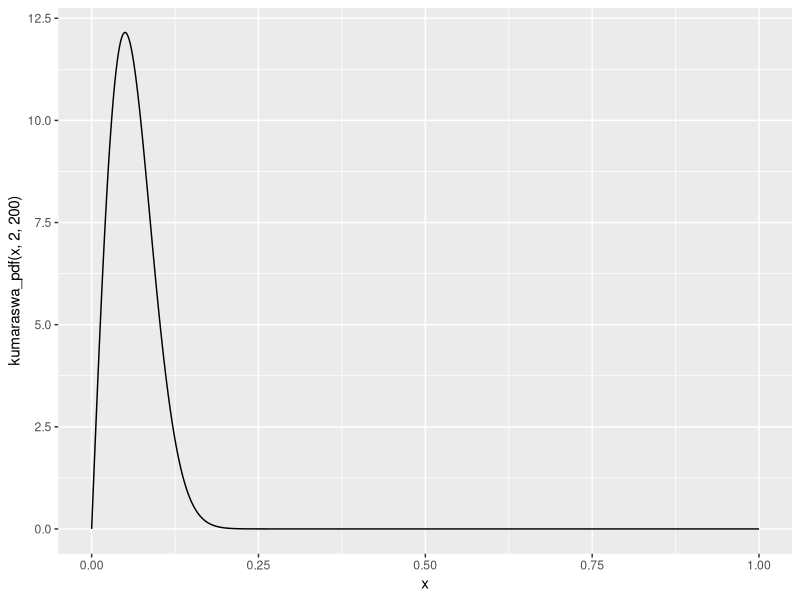
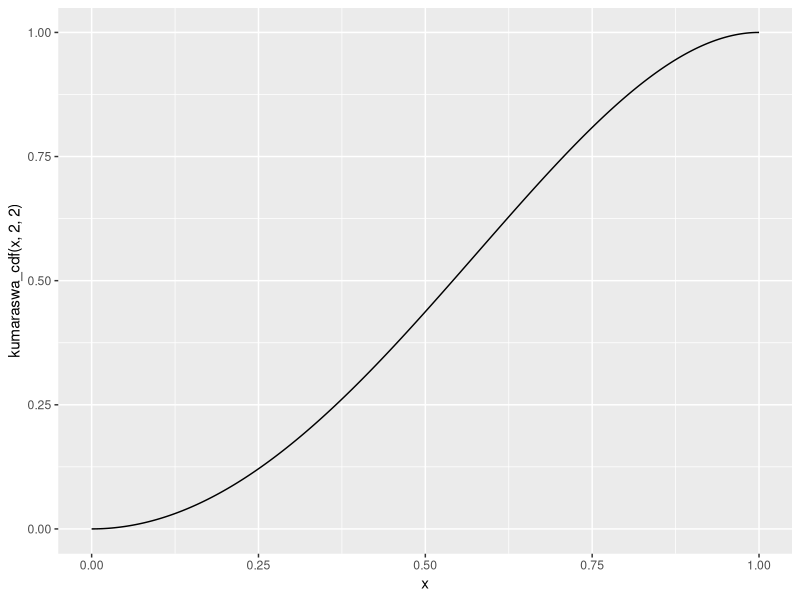
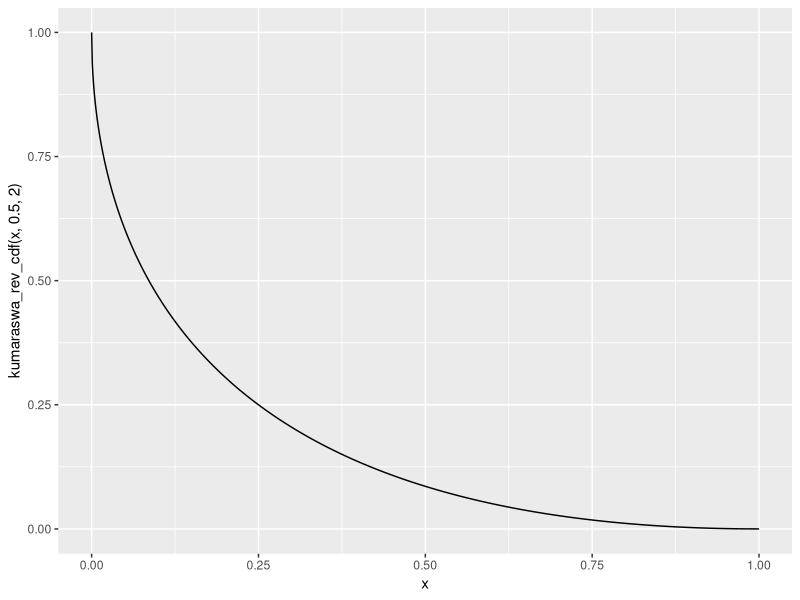
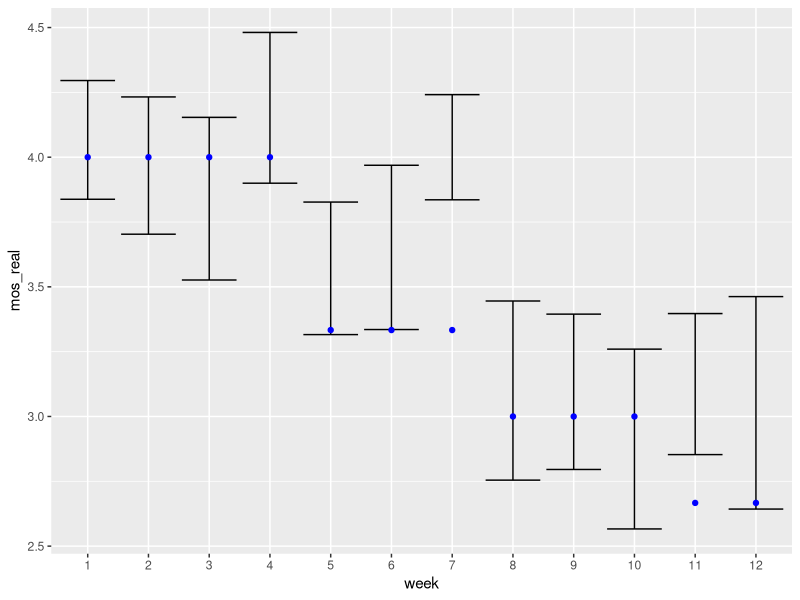
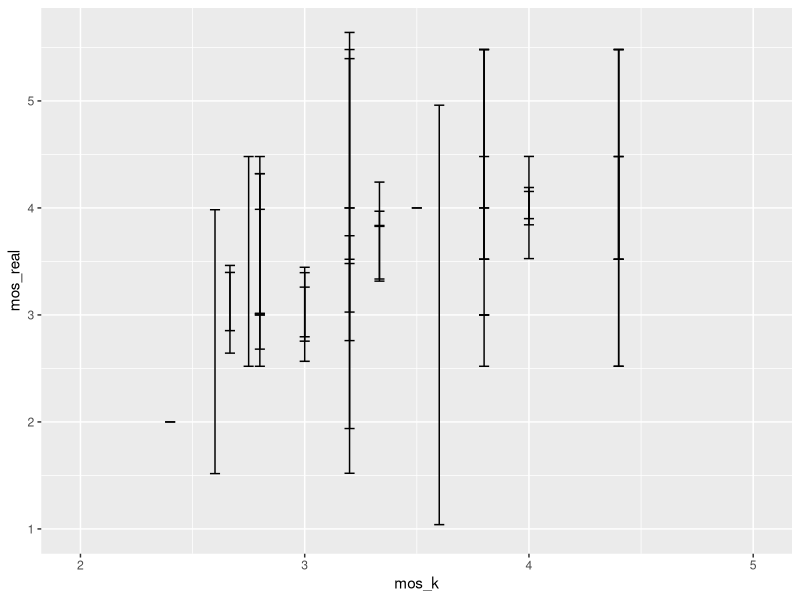
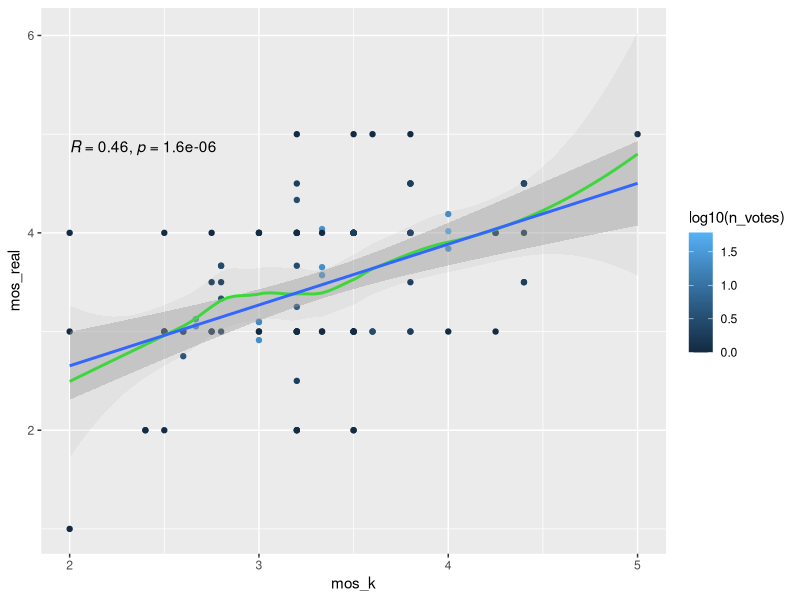
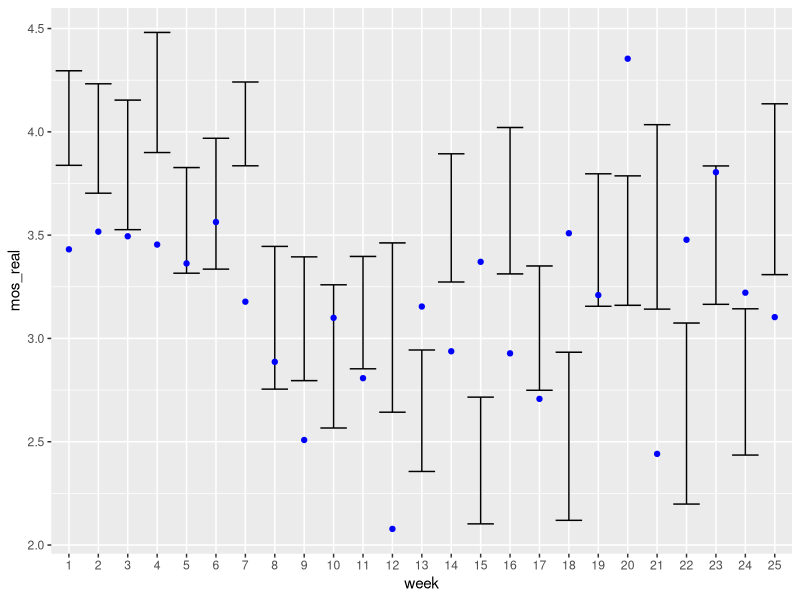
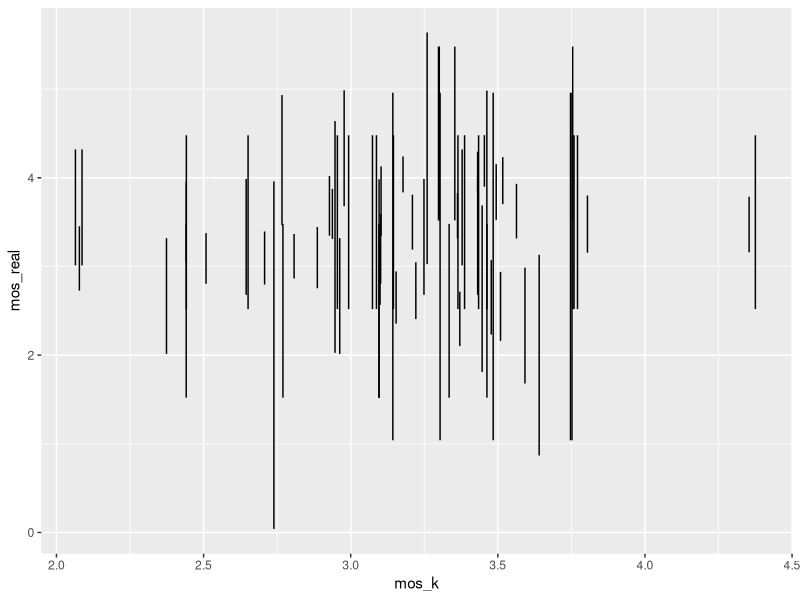

Recreate these plots in R, in order. (Note: this script raises an error after producing the figures.)
library(tidyverse)
library(ggpubr)
library(ordinal)
library(optimx)

# reading data ===================================
setwd("./4phase_real_analysis/")
data_by_weeks_1204 <- read_csv("phase4_current_results_p1204.csv", col_types = "ffnnnnnnnnnnncc")
data_by_weeks <- read_csv("phase4_current_results.csv", col_types = "ffnnnnnnnnnnncc")

# Different classes of weighting functions ============================
kumaraswa_pdf <- function(x, a, b){
  a * b * x^(a - 1) * (1 - x^a)^(b - 1)
}

kumaraswa_cdf <- function(x, a, b){
  1 - (1 - x^a)^b
}

kumaraswa_rev_cdf <- function(x, a, b){
  (1 - x^a)^b
}

x <- seq(0, 1, by=0.001)
ggplot(NULL, aes(x, kumaraswa_pdf(x, 2, 200))) + geom_line()
ggplot(NULL, aes(x, kumaraswa_cdf(x, 2, 2))) + geom_line()
ggplot(NULL, aes(x, kumaraswa_rev_cdf(x, 0.5, 2))) + geom_line()

# Modeling - simple mean ===========================
f_mean <- function(x) {
  tmp <- x[,1]
  tmp[is.na(x[,1])] <- 0
  norm <- rep(1, nrow(x))
  norm[is.na(x[,1])] <- 0
  for (i in c(2:6)){
    tmp_norm <- rep(1, nrow(x))
    tmp_norm[is.na(x[,i])] <- 0
    norm <- norm + tmp_norm
    tmp_na <- x[,i]
    tmp_na[is.na(tmp_na)] <- 0
    tmp <- tmp + tmp_na
  }
  return(tmp / norm)
}

data_by_weeks$f_mean = f_mean(as.matrix(data_by_weeks[,c("mo", "tu", "we", "th", "fr", "sa")]))
data_by_weeks_1204$f_mean = f_mean(as.matrix(data_by_weeks_1204[,c("mo", "tu", "we", "th", "fr", "sa")]))

data_by_weeks %>%
  filter(n == 7) %>%
  group_by(week) %>% 
  dplyr::summarize(n_votes = n(), mos_real = mean(q2, na.rm = TRUE), 
                   mos_k = mean(f_mean, na.rm = TRUE), 
                   sd_real = sd(q2, na.rm = TRUE), 
                   sd_k = sd(f_mean, na.rm = TRUE)) %>%
  ggplot(aes(week, mos_real)) + 
  geom_errorbar(aes(ymin = mos_real - 1.96*sd_real/sqrt(n_votes), 
                    ymax = mos_real + 1.96*sd_real/sqrt(n_votes))) + 
  geom_point(aes(week, mos_k), color = 'blue')
data_by_weeks %>%
  select(-q4) %>%
  replace(is.na(.), 0) %>%
  mutate(week_private = mo*10^5+tu*10^4+we*10^3+th*10^2+fr*10+sa) %>%
  group_by(week_private) %>% 
  dplyr::summarize(n_votes = n(), mos_real = mean(q2, na.rm = TRUE), 
                   mos_k = mean(f_mean, na.rm = TRUE), 
                   sd_real = sd(q2, na.rm = TRUE), 
                   sd_k = sd(f_mean, na.rm = TRUE)) %>%
  ggplot(aes(mos_k, mos_real)) + 
  geom_errorbar(aes(ymin = mos_real - 1.96*sd_real/sqrt(n_votes), 
                    ymax = mos_real + 1.96*sd_real/sqrt(n_votes)))
data_by_weeks %>%
  select(-q4) %>%
  replace(is.na(.), 0) %>%
  mutate(week_private = mo*10^5+tu*10^4+we*10^3+th*10^2+fr*10+sa) %>%
  group_by(week_private) %>% 
  dplyr::summarize(n_votes = n(), mos_real = mean(q2, na.rm = TRUE), 
                   mos_k = mean(f_mean, na.rm = TRUE), 
                   sd_real = sd(q2, na.rm = TRUE), 
                   sd_k = sd(f_mean, na.rm = TRUE)) %>%
  ggplot(aes(mos_k, mos_real, color = log10(n_votes))) + 
  geom_point() +
  geom_smooth(colour = "green", alpha = 0.1) +
  geom_smooth(method = "lm") +
  stat_cor()

data_by_weeks_1204 %>%
  filter(n == 7) %>%
  group_by(week) %>% 
  dplyr::summarize(n_votes = n(), mos_real = mean(q2, na.rm = TRUE), 
                   mos_k = mean(f_mean, na.rm = TRUE), 
                   sd_real = sd(q2, na.rm = TRUE), 
                   sd_k = sd(f_mean, na.rm = TRUE)) %>%
  ggplot(aes(week, mos_real)) + 
  geom_errorbar(aes(ymin = mos_real - 1.96*sd_real/sqrt(n_votes), 
                    ymax = mos_real + 1.96*sd_real/sqrt(n_votes))) + 
  geom_point(aes(week, mos_k), color = 'blue')
data_by_weeks_1204 %>%
  select(-q4) %>%
  replace(is.na(.), 0) %>%
  mutate(week_private = mo*10^5+tu*10^4+we*10^3+th*10^2+fr*10+sa) %>%
  group_by(week_private) %>% 
  dplyr::summarize(n_votes = n(), mos_real = mean(q2, na.rm = TRUE), 
                   mos_k = mean(f_mean, na.rm = TRUE), 
                   sd_real = sd(q2, na.rm = TRUE), 
                   sd_k = sd(f_mean, na.rm = TRUE)) %>%
  ggplot(aes(mos_k, mos_real)) + 
  geom_errorbar(aes(ymin = mos_real - 1.96*sd_real/sqrt(n_votes), 
                    ymax = mos_real + 1.96*sd_real/sqrt(n_votes)))
data_by_weeks_1204 %>%
  select(-q4) %>%
  replace(is.na(.), 0) %>%
  mutate(week_private = mo*10^5+tu*10^4+we*10^3+th*10^2+fr*10+sa) %>%
  group_by(week_private) %>% 
  dplyr::summarize(n_votes = n(), mos_real = mean(q2, na.rm = TRUE), 
                   mos_k = mean(f_mean, na.rm = TRUE), 
                   sd_real = sd(q2, na.rm = TRUE), 
                   sd_k = sd(f_mean, na.rm = TRUE)) %>%
  ggplot(aes(mos_k, mos_real, color = log10(n_votes))) + 
  geom_point() +
  geom_smooth(colour = "green", alpha = 0.1) +
  geom_smooth(method = "lm") +
  stat_cor()




f_lin_last <- function(x) {
  norm <- rep(1, nrow(x))
  norm[is.na(x[,1])] <- 0
  tmp <- x[,1]
  tmp[is.na(x[,1])] <- 0
  tmp <- tmp * norm
  for (i in c(2:6)){
    tmp_norm <- rep(i, nrow(x))
    tmp_norm[is.na(x[,i])] <- 0
    norm <- norm + tmp_norm
    tmp_na <- x[,i]
    tmp_na[is.na(tmp_na)] <- 0
    tmp <- tmp + tmp_na * tmp_norm
  }
  return(tmp / norm)
}

f_lin_first <- function(x) {
  norm <- rep(6, nrow(x))
  norm[is.na(x[,1])] <- 0
  tmp <- x[,1]
  tmp[is.na(x[,1])] <- 0
  tmp <- tmp * norm
  for (i in c(2:6)){
    tmp_norm <- rep(7-i, nrow(x))
    tmp_norm[is.na(x[,i])] <- 0
    norm <- norm + tmp_norm
    tmp_na <- x[,i]
    tmp_na[is.na(tmp_na)] <- 0
    tmp <- tmp + tmp_na * tmp_norm
  }
  return(tmp / norm)
}

f_lin_ends <- function(x) {
  norm <- rep(3, nrow(x))
  norm[is.na(x[,1])] <- 0
  tmp <- x[,1]
  tmp[is.na(x[,1])] <- 0
  tmp <- tmp * norm
  for (i in c(2:6)){
    tmp_norm <- rep(ceiling(abs(3.5 - i)), nrow(x))
    tmp_norm[is.na(x[,i])] <- 0
    norm <- norm + tmp_norm
    tmp_na <- x[,i]
    tmp_na[is.na(tmp_na)] <- 0
    tmp <- tmp + tmp_na * tmp_norm
  }
  return(tmp / norm)
}



# Modeling =========================


data_by_weeks$f_lin_last = f_lin_last(as.matrix(data_by_weeks[,c("mo", "tu", "we", "th", "fr", "sa")]))

data_by_weeks$f_lin_first = f_lin_first(as.matrix(data_by_weeks[,c("mo", "tu", "we", "th", "fr", "sa")]))
data_by_weeks$f_lin_ends = f_lin_ends(as.matrix(data_by_weeks[,c("mo", "tu", "we", "th", "fr", "sa")]))

data_by_weeks$res_mean <- data_by_weeks$f_mean - data_by_weeks$q2
data_by_weeks$res_last <-data_by_weeks$f_lin_last - data_by_weeks$q2
data_by_weeks$res_first <-data_by_weeks$f_lin_first - data_by_weeks$q2
data_by_weeks$res_ends <-data_by_weeks$f_lin_ends - data_by_weeks$q2



d_mos_full_k <- data_by_weeks %>% filter(n == 7)  %>% 
  group_by(week) %>% 
  dplyr::summarize(n_votes = n(), mos_real = mean(q2, na.rm = TRUE), mos_k = mean(f_param, na.rm = TRUE), sd_real = sd(q2, na.rm = TRUE), sd_k = sd(f_param, na.rm = TRUE))

d_mos_full_k$diff <- d_mos_full_k$mos_real - d_mos_full_k$mos_k




data_by_weeks %>%
  filter(n == 7) %>%
  mutate(week_private = mo*10^5+tu*10^4+we*10^3+th*10^2+fr*10+sa) %>%
  group_by(week_private) %>%
  dplyr::summarize(mos = mean(q2), f_mean = mean(f_mean)) %>%
  ggscatter(x = "f_mean", y = "mos",
            add = "reg.line",  # Add regressin line
            add.params = list(color = "blue", fill = "lightgray"), # Customize reg. line
            conf.int = TRUE # Add confidence interval
  ) + 
  stat_cor(method = "pearson", label.x = 2.5, label.y = 5)

data_by_weeks %>%
  filter(n == 7) %>%
  mutate(week_private = mo*10^5+tu*10^4+we*10^3+th*10^2+fr*10+sa) %>%
  group_by(week_private) %>%
  dplyr::summarize(mos = mean(q2), f_lin_last = mean(f_lin_last)) %>%
  ggscatter(x = "f_lin_last", y = "mos",
            add = "reg.line",  # Add regressin line
            add.params = list(color = "blue", fill = "lightgray"), # Customize reg. line
            conf.int = TRUE # Add confidence interval
  ) + 
  stat_cor(method = "pearson", label.x = 2.5, label.y = 5)

data_by_weeks %>%
  filter(n == 7) %>%
  mutate(week_private = mo*10^5+tu*10^4+we*10^3+th*10^2+fr*10+sa) %>%
  group_by(week_private) %>%
  dplyr::summarize(mos = mean(q2), f_lin_first = mean(f_lin_first)) %>%
  ggscatter(x = "f_lin_first", y = "mos",
            add = "reg.line",  # Add regressin line
            add.params = list(color = "blue", fill = "lightgray"), # Customize reg. line
            conf.int = TRUE # Add confidence interval
  ) + 
  stat_cor(method = "pearson", label.x = 2.5, label.y = 5)

data_by_weeks %>%
  filter(n == 7) %>%
  mutate(week_private = mo*10^5+tu*10^4+we*10^3+th*10^2+fr*10+sa) %>%
  group_by(week_private) %>%
  dplyr::summarize(mos = mean(q2), f_lin_ends = mean(f_lin_ends)) %>%
  ggscatter(x = "f_lin_ends", y = "mos",
            add = "reg.line",  # Add regressin line
            add.params = list(color = "blue", fill = "lightgray"), # Customize reg. line
            conf.int = TRUE # Add confidence interval
  ) + 
  stat_cor(method = "pearson", label.x = 2.5, label.y = 5)

data_by_weeks %>%
  select(-q4) %>%
  replace(is.na(.), 0) %>%
  mutate(week_private = mo*10^5+tu*10^4+we*10^3+th*10^2+fr*10+sa) %>%
  group_by(week_private) %>%
  dplyr::summarize(mos = mean(q2), f_mean = mean(f_mean), n = n()) %>%
  ggscatter(x = "f_mean", y = "mos",
            add = "reg.line",  # Add regressin line
            add.params = list(color = "blue", fill = "lightgray"), # Customize reg. line
            conf.int = TRUE # Add confidence interval
  ) + 
  stat_cor(method = "pearson", label.x = 2.5, label.y = 5)

data_by_weeks %>%
  select(-q4) %>%
  replace(is.na(.), 0) %>%
  mutate(week_private = mo*10^5+tu*10^4+we*10^3+th*10^2+fr*10+sa) %>%
  group_by(week_private) %>%
  dplyr::summarize(mos = mean(q2), f_lin_last = mean(f_lin_last), n = n()) %>%
  ggscatter(x = "f_lin_last", y = "mos",
            add = "reg.line",  # Add regressin line
            add.params = list(color = "blue", fill = "lightgray"), # Customize reg. line
            conf.int = TRUE # Add confidence interval
  ) + 
  stat_cor(method = "pearson", label.x = 2.5, label.y = 5)

data_by_weeks %>%
  select(-q4) %>%
  replace(is.na(.), 0) %>%
  mutate(week_private = mo*10^5+tu*10^4+we*10^3+th*10^2+fr*10+sa) %>%
  group_by(week_private) %>%
  dplyr::summarize(mos = mean(q2), f_lin_first = mean(f_lin_first), n = n()) %>%
  ggscatter(x = "f_lin_first", y = "mos",
            add = "reg.line",  # Add regressin line
            add.params = list(color = "blue", fill = "lightgray"), # Customize reg. line
            conf.int = TRUE # Add confidence interval
  ) + 
  stat_cor(method = "pearson", label.x = 2.5, label.y = 5)

data_by_weeks %>%
  select(-q4) %>%
  replace(is.na(.), 0) %>%
  mutate(week_private = mo*10^5+tu*10^4+we*10^3+th*10^2+fr*10+sa) %>%
  group_by(week_private) %>%
  dplyr::summarize(mos = mean(q2), f_lin_ends = mean(f_lin_ends), n = n()) %>%
  ggscatter(x = "f_lin_ends", y = "mos",
            add = "reg.line",  # Add regressin line
            add.params = list(color = "blue", fill = "lightgray"), # Customize reg. line
            conf.int = TRUE # Add confidence interval
  ) + 
  stat_cor(method = "pearson", label.x = 2.5, label.y = 5)

#and taking into account number of votes


data_by_weeks %>%
  select(-q4) %>%
  replace(is.na(.), 0) %>%
  mutate(week_private = mo*10^5+tu*10^4+we*10^3+th*10^2+fr*10+sa) %>%
  group_by(week_private) %>%
  dplyr::summarize(mos = mean(q2), f_mean = mean(f_mean), n = n(), week_private = week_private) %>%
  ggscatter(x = "f_mean", y = "mos",
            add = "reg.line",  # Add regressin line
            add.params = list(color = "blue", fill = "lightgray"), # Customize reg. line
            conf.int = TRUE # Add confidence interval
  ) + 
  stat_cor(method = "pearson", label.x = 2.5, label.y = 5)

data_by_weeks %>%
  select(-q4) %>%
  replace(is.na(.), 0) %>%
  mutate(week_private = mo*10^5+tu*10^4+we*10^3+th*10^2+fr*10+sa) %>%
  group_by(week_private) %>%
  dplyr::summarize(mos = mean(q2), f_lin_last = mean(f_lin_last), n = n(), week_private = week_private) %>%
  ggscatter(x = "f_lin_last", y = "mos",
            add = "reg.line",  # Add regressin line
            add.params = list(color = "blue", fill = "lightgray"), # Customize reg. line
            conf.int = TRUE # Add confidence interval
  ) + 
  stat_cor(method = "pearson", label.x = 2.5, label.y = 5)

data_by_weeks %>%
  select(-q4) %>%
  replace(is.na(.), 0) %>%
  mutate(week_private = mo*10^5+tu*10^4+we*10^3+th*10^2+fr*10+sa) %>%
  group_by(week_private) %>%
  dplyr::summarize(mos = mean(q2), f_lin_first = mean(f_lin_first), n = n(), week_private = week_private) %>%
  ggscatter(x = "f_lin_first", y = "mos",
            add = "reg.line",  # Add regressin line
            add.params = list(color = "blue", fill = "lightgray"), # Customize reg. line
            conf.int = TRUE # Add confidence interval
  ) + 
  stat_cor(method = "pearson", label.x = 2.5, label.y = 5)

data_by_weeks %>%
  select(-q4) %>%
  replace(is.na(.), 0) %>%
  mutate(week_private = mo*10^5+tu*10^4+we*10^3+th*10^2+fr*10+sa) %>%
  group_by(week_private) %>%
  dplyr::summarize(mos = mean(q2), f_lin_ends = mean(f_lin_ends), n = n(), week_private = week_private) %>%
  ggscatter(x = "f_lin_ends", y = "mos",
            add = "reg.line",  # Add regressin line
            add.params = list(color = "blue", fill = "lightgray"), # Customize reg. line
            conf.int = TRUE # Add confidence interval
  ) + 
  stat_cor(method = "pearson", label.x = 2.5, label.y = 5)



data_by_weeks$os <- factor(data_by_weeks$q2, ordered = TRUE, levels = c(1, 2, 3, 4, 5))

model_mean <- clm(os ~ f_mean, data = data_by_weeks, family = "binomial")
summary(model_mean)

model_lin_last <- clm(os ~ f_lin_last, data = data_by_weeks, family = "binomial")
summary(model_lin_last)

model_lin_first <- clm(os ~ f_lin_first, data = data_by_weeks, family = "binomial")
summary(model_lin_first)

model_lin_ends <- clm(os ~ f_lin_ends, data = data_by_weeks, family = "binomial")
summary(model_lin_ends)

model_lin_ends <- clm(os ~ f_mean + f_lin_last + f_lin_first + f_lin_ends, data = data_by_weeks, family = "binomial")
summary(model_lin_ends)

data_only_full <- data_by_weeks[data_by_weeks$n == 7,]

model_mean <- clm(os ~ f_mean, data = data_only_full, family = "binomial")
summary(model_mean)

model_lin_last <- clm(os ~ f_lin_last, data = data_only_full, family = "binomial")
summary(model_lin_last)

model_lin_first <- clm(os ~ f_lin_first, data = data_only_full, family = "binomial")
summary(model_lin_first)

model_lin_ends <- clm(os ~ f_lin_ends, data = data_only_full, family = "binomial")
summary(model_lin_ends)

model_lin_ends <- clm(os ~ f_mean + f_lin_last + f_lin_first + f_lin_ends, data = data_only_full, family = "binomial")
summary(model_lin_ends)

data_by_weeks <- data_by_weeks_1204

data_by_weeks$os <- factor(data_by_weeks$q2, ordered = TRUE, levels = c(1, 2, 3, 4, 5))


# steps <- c(0.1428571, 0.2857143, 0.4285714, 0.5714286, 0.7142857, 0.8571429)
steps <- c(0.01, 0.2, 0.4, 0.6, 0.8, 0.99)

f_param <- function(x, a, b) {
  norm_vec <- t(replicate(nrow(x), kumaraswa_den(steps, a, b)))
  norm = norm_vec[,1]
  norm[is.na(x[,1])] <- 0
  tmp <- x[,1]
  tmp[is.na(x[,1])] <- 0
  tmp <- tmp * norm
  for (i in c(2:6)){
    tmp_norm <- norm_vec[,i]
    tmp_norm[is.na(x[,i])] <- 0
    norm <- norm + tmp_norm
    tmp_na <- x[,i]
    tmp_na[is.na(tmp_na)] <- 0
    tmp <- tmp + tmp_na * tmp_norm
  }
  return(tmp / norm)
}

objective_fun <- function(params, df) {
  a <- params[1]
  b <- params[2]
  
  df$f_param <- f_param(as.matrix(df[,c("mo", "tu", "we", "th", "fr", "sa")]), a, b)
  
  model <- clm(os ~ f_param, data = df, family = "binomial")  
  
  return(AIC(model))  
}
init_params <- c(1.0, 1.0)
lower_bounds <- c(0.00001, 0.00001)
opt_data <- data_by_weeks %>%
  filter(n < 8)

opt_result <- optimx(init_params, objective_fun, method="L-BFGS-B", 
                     lower=lower_bounds, df = opt_data)

best_params <- opt_result
print(best_params)

plot(steps, kumaraswa_den(steps, best_params$p1, best_params$p2)/sum(kumaraswa_den(steps, best_params$p1, best_params$p2)))

data_by_weeks$f_param <- f_param(as.matrix(
  data_by_weeks[,c("mo", "tu", "we", "th", "fr", "sa")]), 
  best_params$p1, best_params$p2)

data_by_weeks %>%
  select(-q4) %>%
  replace(is.na(.), 0) %>%
  mutate(week_private = mo*10^5+tu*10^4+we*10^3+th*10^2+fr*10+sa) %>%
  group_by(week_private) %>%
  dplyr::summarize(mos = mean(q2), f_param = mean(f_param), n = n(), week_private = week_private) %>%
  ggscatter(x = "f_param", y = "mos",
            add = "reg.line",  # Add regression line
            add.params = list(color = "blue", fill = "lightgray"), # Customize reg. line
            conf.int = TRUE # Add confidence interval
  ) + 
  stat_cor(method = "pearson", label.x = 2.5, label.y = 5)

#comparing real MOS with modelled MOS for Kumaraswa

d_mos_k <- data_by_weeks %>%
  group_by(week) %>% 
  dplyr::summarize(n_votes = n(), mos_real = mean(q2, na.rm = TRUE), mos_k = mean(f_param, na.rm = TRUE), sd_real = sd(q2, na.rm = TRUE), sd_k = sd(f_param, na.rm = TRUE))

#and comparison when we only have full weeks

d_mos_full_k <- data_by_weeks %>% filter(n == 7)  %>% 
  group_by(week) %>% 
  dplyr::summarize(n_votes = n(), mos_real = mean(q2, na.rm = TRUE), mos_k = mean(f_param, na.rm = TRUE), sd_real = sd(q2, na.rm = TRUE), sd_k = sd(f_param, na.rm = TRUE))

d_mos_full_k$diff <- d_mos_full_k$mos_real - d_mos_full_k$mos_k

d_mos_full_k %>%
  ggplot(aes(week, mos_real)) + geom_errorbar(aes(ymin = mos_real - 1.96*sd_real/sqrt(n_votes), ymax = mos_real + 1.96*sd_real/sqrt(n_votes))) + geom_point(aes(week, mos_k), color = 'blue')

model <- clm(os ~ mo  + we + sa, data = data_by_weeks)
summary(model)

data_all_in <- data_by_weeks %>%
  filter(n == 7) %>%
  mutate(tu = tu + runif(n = 311, min = -0.3, max = 0.3)) %>%
  mutate(th = th + runif(n = 311, min = -0.3, max = 0.3)) %>%
  mutate(sa = sa + runif(n = 311, min = -0.3, max = 0.3)) 

model <- clm(os ~ mo + tu + we + th + fr + sa, data = data_all_in)
summary(model)

cor(data_all_in$mo, data_all_in$tu)

model_3var <- clm(os ~ tu + th + sa, data = data_all_in)
summary(model_3var)
AIC(model_3var)

data_all_in$test_var <- data_all_in$tu*0.506 + data_all_in$th*0.789 + data_all_in$sa*0.810
model_1var <- clm(os ~ test_var, data = data_all_in)
summary(model_1var)
AIC(model_1var)


data_all_in$test_var <- data_all_in$tu*1.506 + data_all_in$th*0.289 + data_all_in$sa*0.310
model_1var <- clm(os ~ test_var, data = data_all_in)
summary(model_1var)
AIC(model_1var)
